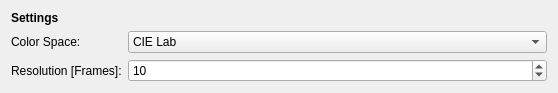
<?xml version="1.0" encoding="UTF-8"?>
<ui version="4.0">
 <class>Form</class>
 <widget class="QWidget" name="Form">
  <property name="geometry">
   <rect>
    <x>0</x>
    <y>0</y>
    <width>558</width>
    <height>83</height>
   </rect>
  </property>
  <property name="windowTitle">
   <string>Form</string>
  </property>
  <layout class="QGridLayout" name="gridLayout">
   <item row="0" column="0">
    <widget class="QLabel" name="label">
     <property name="text">
      <string>&lt;b&gt;Settings</string>
     </property>
    </widget>
   </item>
   <item row="3" column="0">
    <widget class="QLabel" name="resolutionFramesLabel">
     <property name="sizePolicy">
      <sizepolicy hsizetype="Maximum" vsizetype="Preferred">
       <horstretch>0</horstretch>
       <verstretch>0</verstretch>
      </sizepolicy>
     </property>
     <property name="minimumSize">
      <size>
       <width>0</width>
       <height>0</height>
      </size>
     </property>
     <property name="text">
      <string>Resolution [Frames]:</string>
     </property>
     <property name="alignment">
      <set>Qt::AlignLeading|Qt::AlignLeft|Qt::AlignVCenter</set>
     </property>
    </widget>
   </item>
   <item row="2" column="0">
    <widget class="QLabel" name="colorSpaceLabel">
     <property name="sizePolicy">
      <sizepolicy hsizetype="Maximum" vsizetype="Preferred">
       <horstretch>0</horstretch>
       <verstretch>0</verstretch>
      </sizepolicy>
     </property>
     <property name="minimumSize">
      <size>
       <width>0</width>
       <height>0</height>
      </size>
     </property>
     <property name="text">
      <string>Color Space:</string>
     </property>
     <property name="alignment">
      <set>Qt::AlignLeading|Qt::AlignLeft|Qt::AlignVCenter</set>
     </property>
    </widget>
   </item>
   <item row="2" column="1">
    <widget class="QComboBox" name="colorSpaceComboBox">
     <item>
      <property name="text">
       <string>CIE Lab</string>
      </property>
     </item>
     <item>
      <property name="text">
       <string>CIE Luv</string>
      </property>
     </item>
     <item>
      <property name="text">
       <string>sRGB</string>
      </property>
     </item>
     <item>
      <property name="text">
       <string>HSV</string>
      </property>
     </item>
    </widget>
   </item>
   <item row="3" column="1">
    <widget class="QSpinBox" name="resolutionFramesSpinBox">
     <property name="maximum">
      <number>1000</number>
     </property>
     <property name="value">
      <number>10</number>
     </property>
    </widget>
   </item>
  </layout>
 </widget>
 <resources/>
 <connections/>
</ui>
